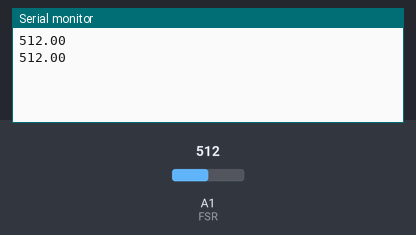
Simulated run of this sketch. Board: Arduino Uno, built with avr-gcc and run on an emulated ATmega328P. Shown: the last lines printed to the serial monitor. The test bench sets the inputs (shaded band); at power-on: A1 (FSR) = 512.

Above: at 1.8 s.
1.9 s: A1 (FSR) set to 716
At 2.8 s:
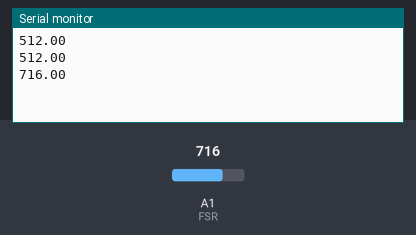
3.4 s: A1 (FSR) set to 900
At 4.8 s:
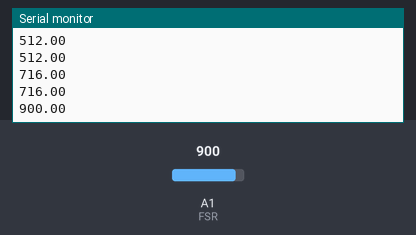
Timing chart, 0 to 6.4 s (numbered marks = the images above; inputs shaded):
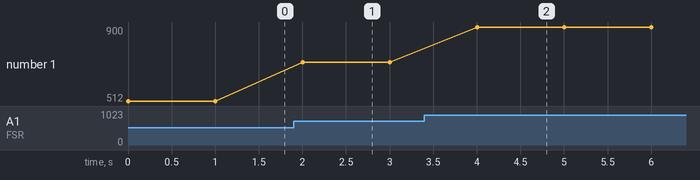

Measured:
- after the input at 1.9 s, the serial monitor: prints a new line after 0.10 s (image 1)
- after the input at 3.4 s, the serial monitor: prints a new line after 0.60 s (image 2)
- plotted number 1: 512 → 716 after the input at 1.9 s, 716 → 900 after the input at 3.4 s

The sketch:

fsr_test.ino
```cpp
#define FSR 15

float value = 0;
float resistance = 0;

void setup() {
  // put your setup code here, to run once:
  Serial.begin(9600);
}

void loop() {
  // put your main code here, to run repeatedly:
  value = analogRead(FSR);
  Serial.println(value);
  delay(1000);
}
```
